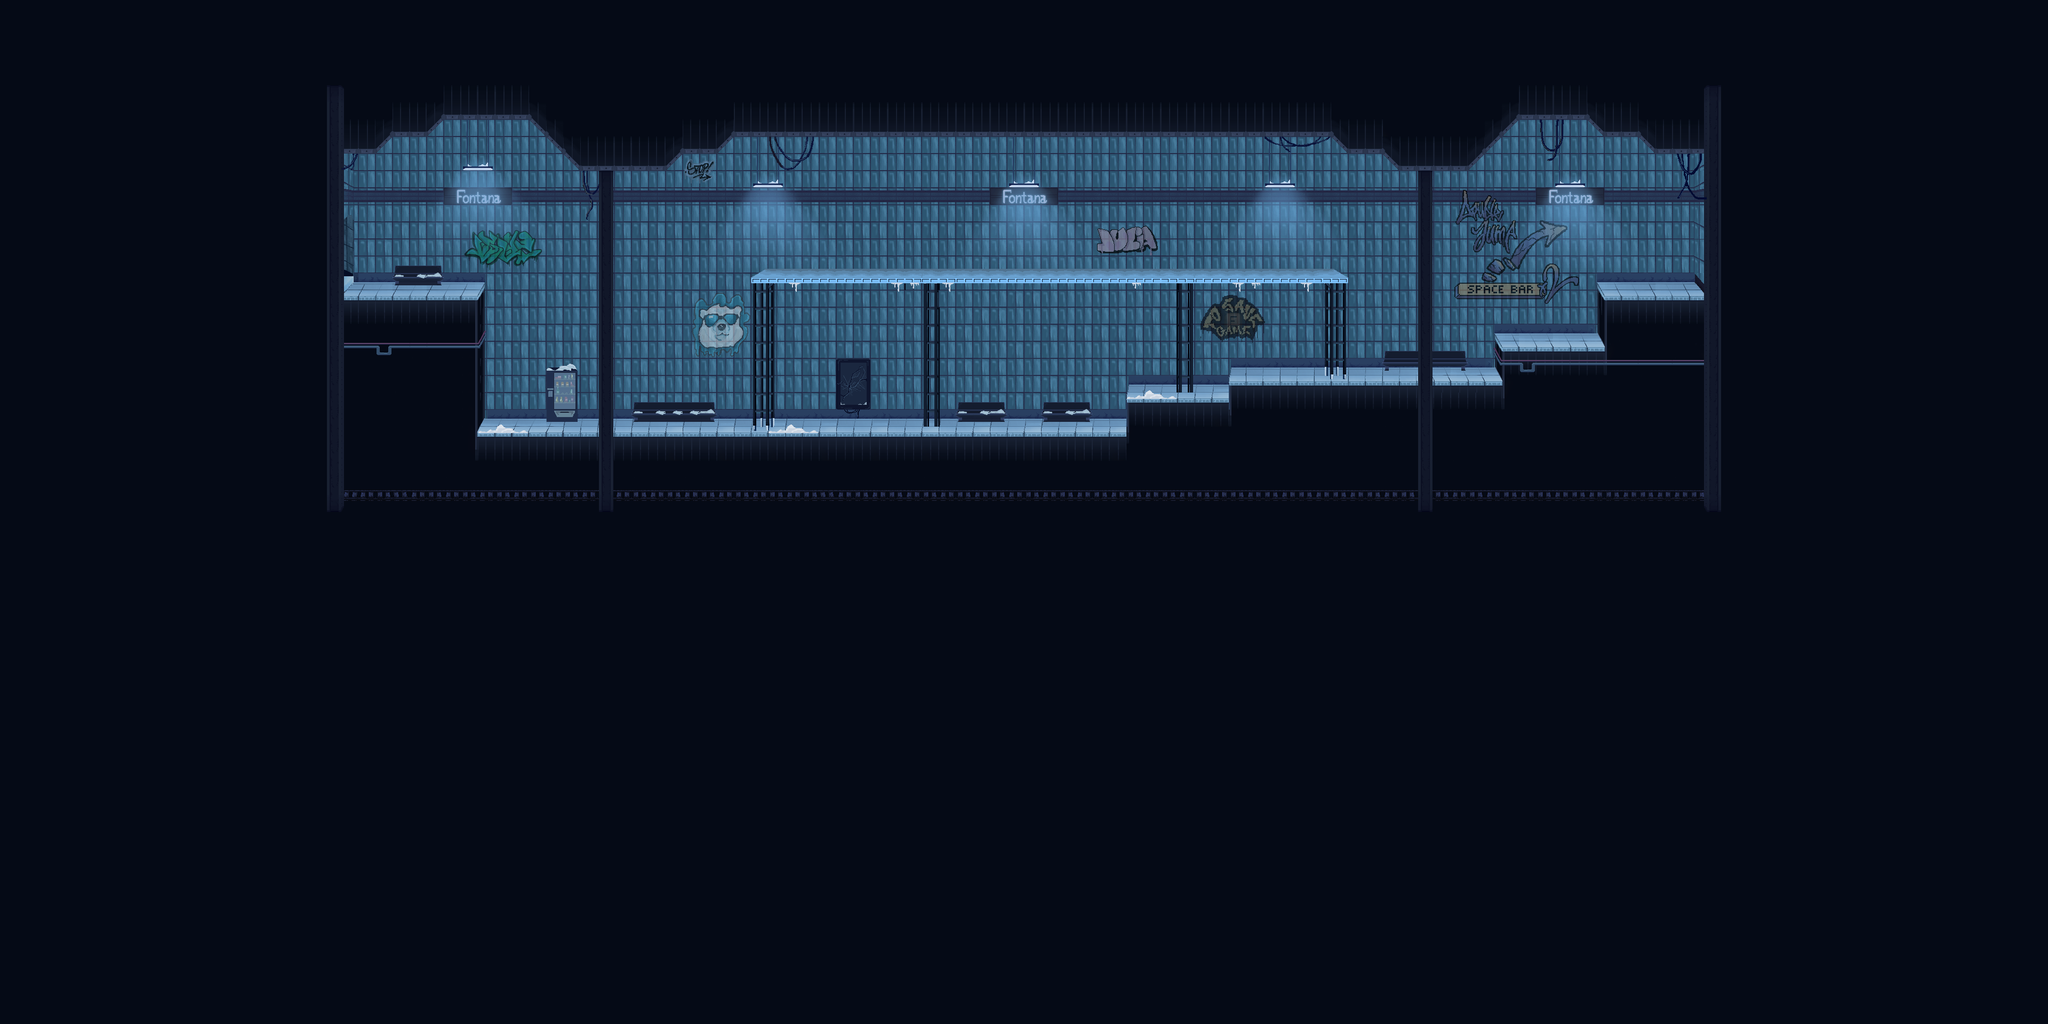

Rendered tile map (Tiled .tmx) drawn with the repository's tilesets; below, a short description and the map source with its tile grids summarised:
An orthogonal 120x60 tile map with 32x32 px tiles, 11 tile layers (FondoNegro, Fondo, Suelo, Grafitis, ...), 1 hidden layer not drawn, 4 tilesets and 32 objects.

<map version="1.10" tiledversion="1.10.2" orientation="orthogonal" renderorder="right-down" width="120" height="60" tilewidth="32" tileheight="32" infinite="0" nextlayerid="33" nextobjectid="335">
 <tileset firstgid="1" name="tmw_desert_spacing" tilewidth="32" tileheight="32" spacing="1" margin="1" tilecount="48" columns="8">
  <image source="tmw_desert_spacing.png" width="265" height="199" />
  <wangsets>
   <wangset name="Brick" type="corner" tile="9">
    <wangcolor name="" color="#ff0000" tile="-1" probability="1" />
    <wangtile tileid="0" wangid="0,0,0,1,0,0,0,0" />
    <wangtile tileid="1" wangid="0,0,0,1,0,1,0,0" />
    <wangtile tileid="2" wangid="0,0,0,0,0,1,0,0" />
    <wangtile tileid="8" wangid="0,1,0,1,0,0,0,0" />
    <wangtile tileid="9" wangid="0,1,0,1,0,1,0,1" />
    <wangtile tileid="10" wangid="0,0,0,0,0,1,0,1" />
    <wangtile tileid="16" wangid="0,1,0,0,0,0,0,0" />
    <wangtile tileid="17" wangid="0,1,0,0,0,0,0,1" />
    <wangtile tileid="18" wangid="0,0,0,0,0,0,0,1" />
    <wangtile tileid="19" wangid="0,1,0,0,0,1,0,1" />
    <wangtile tileid="20" wangid="0,1,0,1,0,0,0,1" />
    <wangtile tileid="27" wangid="0,0,0,1,0,1,0,1" />
    <wangtile tileid="28" wangid="0,1,0,1,0,1,0,0" />
   </wangset>
   <wangset name="Marble" type="corner" tile="33">
    <wangcolor name="" color="#ff0000" tile="-1" probability="1" />
    <wangtile tileid="24" wangid="0,0,0,1,0,0,0,0" />
    <wangtile tileid="25" wangid="0,0,0,1,0,1,0,0" />
    <wangtile tileid="26" wangid="0,0,0,0,0,1,0,0" />
    <wangtile tileid="32" wangid="0,1,0,1,0,0,0,0" />
    <wangtile tileid="33" wangid="0,1,0,1,0,1,0,1" />
    <wangtile tileid="34" wangid="0,0,0,0,0,1,0,1" />
    <wangtile tileid="35" wangid="0,1,0,0,0,1,0,1" />
    <wangtile tileid="36" wangid="0,1,0,1,0,0,0,1" />
    <wangtile tileid="40" wangid="0,1,0,0,0,0,0,0" />
    <wangtile tileid="41" wangid="0,1,0,0,0,0,0,1" />
    <wangtile tileid="42" wangid="0,0,0,0,0,0,0,1" />
    <wangtile tileid="43" wangid="0,0,0,1,0,1,0,1" />
    <wangtile tileid="44" wangid="0,1,0,1,0,1,0,0" />
   </wangset>
   <wangset name="Sand" type="corner" tile="14">
    <wangcolor name="" color="#ff0000" tile="29" probability="1" />
    <wangtile tileid="3" wangid="0,1,0,0,0,1,0,1" />
    <wangtile tileid="4" wangid="0,1,0,1,0,0,0,1" />
    <wangtile tileid="5" wangid="0,0,0,1,0,0,0,0" />
    <wangtile tileid="6" wangid="0,0,0,1,0,1,0,0" />
    <wangtile tileid="7" wangid="0,0,0,0,0,1,0,0" />
    <wangtile tileid="11" wangid="0,0,0,1,0,1,0,1" />
    <wangtile tileid="12" wangid="0,1,0,1,0,1,0,0" />
    <wangtile tileid="13" wangid="0,1,0,1,0,0,0,0" />
    <wangtile tileid="14" wangid="0,1,0,1,0,1,0,1" />
    <wangtile tileid="15" wangid="0,0,0,0,0,1,0,1" />
    <wangtile tileid="21" wangid="0,1,0,0,0,0,0,0" />
    <wangtile tileid="22" wangid="0,1,0,0,0,0,0,1" />
    <wangtile tileid="23" wangid="0,0,0,0,0,0,0,1" />
   </wangset>
  </wangsets>
 </tileset>
 <tileset firstgid="49" name="MapMetadata" tilewidth="32" tileheight="32" spacing="1" margin="1" tilecount="2" columns="2">
  <image source="MapMetadata.png" width="67" height="34" />
 </tileset>
 <tileset firstgid="51" name="atlas_backgrounds" tilewidth="32" tileheight="32" tilecount="14160" columns="236">
  <image source="atlas_backgrounds.png" width="7559" height="1920" />
 </tileset>
 <tileset firstgid="14211" name="background3" tilewidth="32" tileheight="32" tilecount="9063" columns="159">
  <image source="background3.png" trans="ff00ff" width="5112" height="1848" />
 </tileset>
 <layer id="28" name="FondoNegro" width="120" height="60">
  <properties>
   <property name="Draw" type="bool" value="true" />
  </properties>
  <data>[7200 cells, 7200 non-empty, 16 distinct tile ids]</data>
 </layer>
 <layer id="18" name="Fondo" width="120" height="60">
  <properties>
   <property name="Draw" type="bool" value="true" />
  </properties>
  <data>[7200 cells, 1397 non-empty, 25 distinct tile ids]</data>
 </layer>
 <layer id="1" name="Suelo" width="120" height="60">
  <properties>
   <property name="Draw" type="bool" value="true" />
  </properties>
  <data>[7200 cells, 981 non-empty, 104 distinct tile ids]</data>
 </layer>
 <layer id="23" name="Grafitis" width="120" height="60" opacity="0.8">
  <properties>
   <property name="Draw" type="bool" value="true" />
  </properties>
  <data>[7200 cells, 202 non-empty, 126 distinct tile ids]</data>
 </layer>
 <layer id="19" name="Deco" width="120" height="60">
  <properties>
   <property name="Draw" type="bool" value="true" />
  </properties>
  <data>[7200 cells, 75 non-empty, 12 distinct tile ids]</data>
 </layer>
 <layer id="21" name="Decoracion" width="120" height="60">
  <properties>
   <property name="Draw" type="bool" value="true" />
  </properties>
  <data>[7200 cells, 108 non-empty, 54 distinct tile ids]</data>
 </layer>
 <layer id="26" name="Andamios" width="120" height="60">
  <properties>
   <property name="Draw" type="bool" value="true" />
  </properties>
  <data>[7200 cells, 70 non-empty, 14 distinct tile ids]</data>
 </layer>
 <layer id="20" name="Luces" width="120" height="60">
  <properties>
   <property name="Draw" type="bool" value="true" />
  </properties>
  <data>[7200 cells, 42 non-empty, 10 distinct tile ids]</data>
 </layer>
 <layer id="30" name="Decoraciones" width="120" height="60">
  <properties>
   <property name="Draw" type="bool" value="true" />
  </properties>
  <data>[7200 cells, 175 non-empty, 13 distinct tile ids]</data>
 </layer>
 <layer id="29" name="Profundidad" width="120" height="60">
  <properties>
   <property name="Prof1" type="bool" value="true" />
  </properties>
  <data>[7200 cells, 140 non-empty, 20 distinct tile ids]</data>
 </layer>
 <layer id="31" name="Profundidad2" width="120" height="60">
  <properties>
   <property name="Prof1" type="bool" value="true" />
  </properties>
  <data>[7200 cells, 376 non-empty, 111 distinct tile ids]</data>
 </layer>
 <layer id="7" name="Navigation" width="120" height="60" visible="0">
  <properties>
   <property name="Navigation" type="bool" value="true" />
  </properties>
  <data>[7200 cells, 257 non-empty, 1 distinct tile ids]</data>
 </layer>
 <objectgroup id="17" name="Ascensores" visible="0" />
 <objectgroup id="32" name="Giro" visible="0">
  <object id="324" x="896" y="672" width="32" height="128" />
  <object id="325" x="2080" y="672" width="32" height="128" />
  <object id="326" x="928" y="384" width="32" height="160" />
  <object id="327" x="1376" y="384" width="32" height="160" />
  <object id="328" x="1536" y="384" width="32" height="128" />
  <object id="329" x="2208" y="384" width="32" height="128" />
 </objectgroup>
 <objectgroup id="27" name="Dialogos" visible="0" />
 <objectgroup id="12" name="Colisiones" visible="0">
  <object id="202" x="1344" y="160" width="1152" height="98.6667" />
  <object id="307" x="3105.33" y="188" width="94.6667" height="98.6667" />
  <object id="308" x="3009.33" y="157.333" width="94.6667" height="98.6667" />
  <object id="311" x="2497.33" y="190.667" width="94.6667" height="98.6667" />
  <object id="312" x="2817.33" y="154.667" width="28" height="98.6667" />
  <object id="313" x="2785.33" y="186.667" width="28" height="98.6667" />
  <object id="314" x="2756" y="220" width="28" height="98.6667" />
  <object id="309" x="2846.67" y="124" width="165.333" height="98.6667" />
  <object id="310" x="2592" y="220" width="165.333" height="98.6667" />
  <object id="292" x="3008" y="544" width="160" height="96" />
  <object id="299" x="1408" y="512" width="1120" height="32" />
  <object id="300" x="640" y="544" width="256" height="256" />
  <object id="301" x="896" y="800" width="1216" height="160" />
  <object id="302" x="3168" y="288" width="32" height="288" />
  <object id="303" x="2816" y="640" width="192" height="96" />
  </objectgroup>
 <objectgroup id="14" name="Sensores" visible="0">
  <!-- 1 objects omitted --></objectgroup>
</map>
<!-- 11 of 32 objects omitted -->
